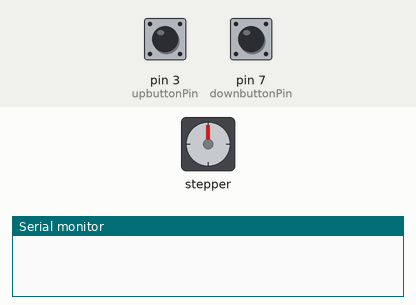
Simulated run of this sketch. Board: Arduino Uno, built with avr-gcc and run on an emulated ATmega328P. Shown: stepper motor, the last lines printed to the serial monitor. Inputs (shaded band) come from the test bench; at power-on: pin 3 (upbuttonPin) HIGH, pin 7 (downbuttonPin) HIGH. Stepper angles assume 2048 steps per turn.

Above: at 1.2 s.
1.3 s: pin 3 (upbuttonPin) pulled LOW for 0.15 s
At 1.75 s:
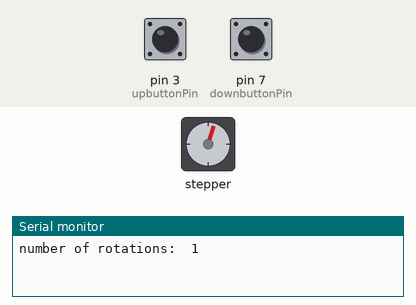
At 2.35 s:
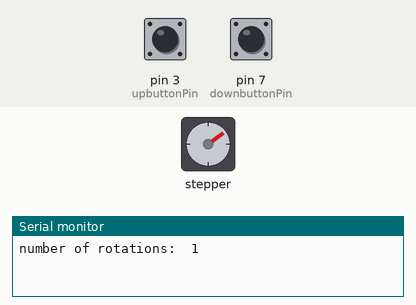
4.3 s: pin 7 (downbuttonPin) pulled LOW for 3.2 s
9.0 s: pin 3 (upbuttonPin) pulled LOW for 1 s
At 9.75 s:
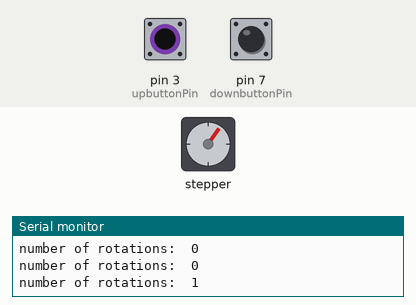
12.0 s: pin 3 (upbuttonPin) driven LOW and pin 7 (downbuttonPin) driven LOW
15.0 s: pin 7 (downbuttonPin) driven HIGH
18.0 s: pin 3 (upbuttonPin) driven HIGH and pin 7 (downbuttonPin) driven LOW
At 18.2 s:
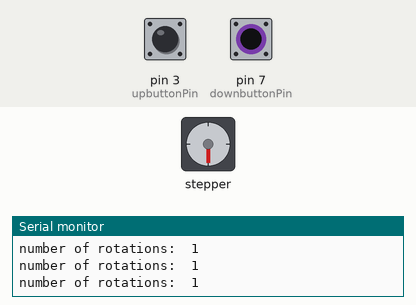
Timing chart, 0 to 22.0 s (numbered marks = the images above; inputs shaded):
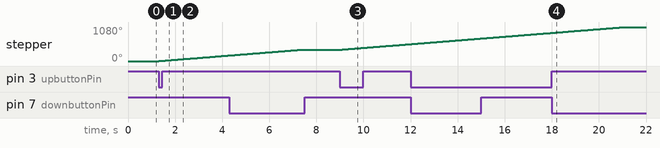

The sketch:

stepbuttons.ino
```cpp
#include <Stepper.h>

const int stepsPerRevolution = 2048;  // change this to fit the number of steps per revolution

const int upbuttonPin = 3;     // the ID of the up pushbutton pin
const int downbuttonPin = 7;     // the ID of the down pushbutton pin

int upbuttonState = 1;         // current state of the button
int lastupButtonState = 1;     // previous state of the button
int downbuttonState = 1;         // current state of the button
int lastdownButtonState = 1;     // previous state of the button

Stepper myStepper(stepsPerRevolution, 8, 9, 10, 11);
// initialize the stepper library on pins 8 through 11:

int count;
int stepstotake;

void setup() {
  // initialize the button pin as a input:
  pinMode(upbuttonPin, INPUT_PULLUP);
  pinMode(downbuttonPin, INPUT_PULLUP);
  Serial.begin(9600);
}

void loop() {

// read the pushbutton input pin:
   upbuttonState = digitalRead(upbuttonPin);
   downbuttonState = digitalRead(downbuttonPin);


// compare the buttonState to its previous state
  if (upbuttonState != lastupButtonState){
      // if the state has changed, increment the counter
      if (upbuttonState == 0)  {
      // if the current state is HIGH then the button
      // went from off to on:
      count++;
      Serial.print("number of rotations:  ");
      Serial.println(count);
     }
   }
 if (downbuttonState != lastdownButtonState){
      // if the state has changed, decrement the counter
      if (downbuttonState == 0)  {
      // if the current state is HIGH then the button
      // went from off to on:
      while (count > 0){
      count--;}
      Serial.print("number of rotations:  ");
      Serial.println(count);
    }
   }

  while (count > 0){
  myStepper.setSpeed(10);
  stepstotake = stepsPerRevolution * count;
  myStepper.step(stepstotake);
  Serial.print("number of rotations:  ");
  Serial.println(count);
  count--;
  }
}
```

Measured:
- after the input at 1.3 s, stepper: keeps turning clockwise at about 60°/s, starting at once
- after the input at 9.0 s, stepper: keeps turning clockwise at about 60°/s, starting at once
- after the input at 18.0 s, stepper: goes on until 21.1 s, then stays 1080°
